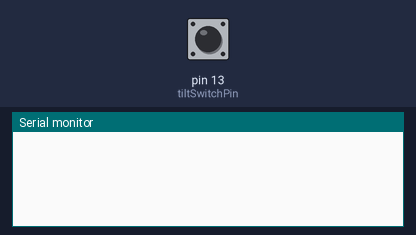
A sketch run on a simulated Arduino Uno, built with avr-gcc and run on an emulated ATmega328P. Shown: the last lines printed to the serial monitor. The test bench sets the inputs (shaded band); at power-on: pin 13 (tiltSwitchPin) HIGH.

Above: at 1.2 s.
1.3 s: pin 13 (tiltSwitchPin) pulled LOW for 0.15 s
At 2.5 s:
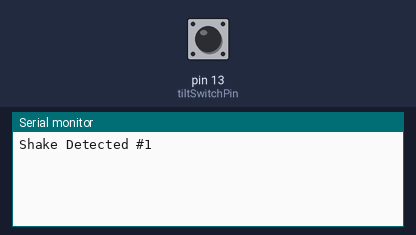
2.9 s: pin 13 (tiltSwitchPin) pulled LOW for 1 s
At 4.3 s:
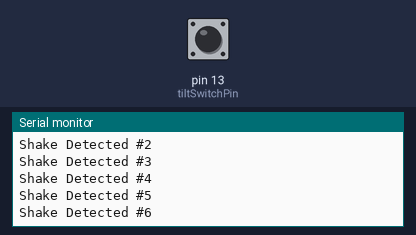
5.4 s: pin 13 (tiltSwitchPin) pulled LOW for 0.15 s
At 5.9 s:
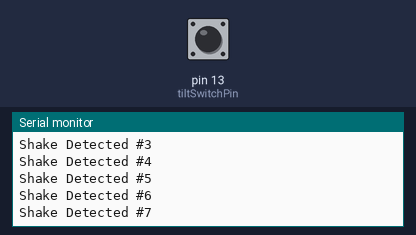
7.0 s: pin 13 (tiltSwitchPin) driven LOW
At 7.39 s:
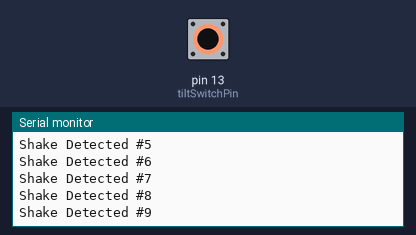
Timing chart, 0 to 10.0 s (numbered marks = the images above; inputs shaded):
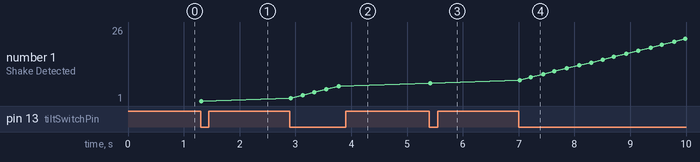

The sketch:

ShakeDetection.ino
```cpp
const int tiltSwitchPin = 13; // Pin for the tilt switch
unsigned long lastShakeTime = 0; // Time of the last shake
const unsigned long shakeDebounceTime = 200; // Debounce time for shake detection

const int requiredShakes = 2; // Number of consecutive LOW readings required to detect a shake
int shakeCount = 0; // Counter for consecutive LOW readings
int shakeNumber = 0; // Counter for the total number of shakes detected

void setup() {
    Serial.begin(9600);
    pinMode(tiltSwitchPin, INPUT_PULLUP); // Set tilt switch pin as input with internal pull-up resistor
}

void loop() {
    if (digitalRead(tiltSwitchPin) == LOW) {
        shakeCount++;
        if (shakeCount >= requiredShakes) {
            if (millis() - lastShakeTime > shakeDebounceTime) {
                shakeNumber++; // Increment the shake number
                Serial.print("Shake Detected #");
                Serial.println(shakeNumber);
                lastShakeTime = millis(); // Update the last shake time
            }
            shakeCount = 0; // Reset the shake count
        }
    } else {
        shakeCount = 0; // Reset the shake count if no consecutive LOW readings
    }

    delay(10); // Short delay to avoid flooding the serial port
}
```

Measured:
- after the input at 1.3 s, the serial monitor: prints a new line at once (image 1)
- after the input at 2.9 s, the serial monitor: prints a new line at once (image 2)
- after the input at 5.4 s, the serial monitor: prints a new line at once (image 3)
- after the input at 7.0 s, the serial monitor: prints a new line at once (image 4)
- plotted number 1: 1 → 6 after the input at 2.9 s, 6 → 7 after the input at 5.4 s, 7 → 26 after the input at 7.0 s
